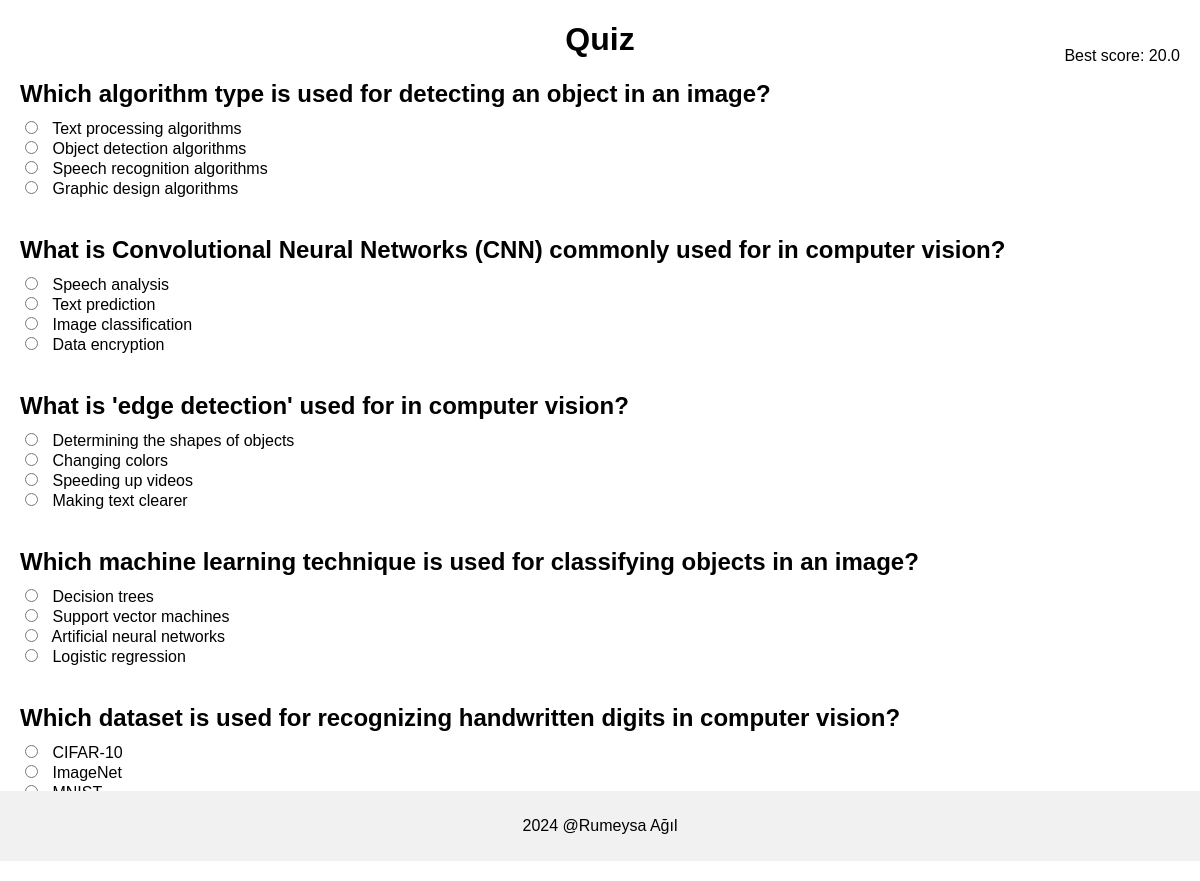
Before: / with the older database file.
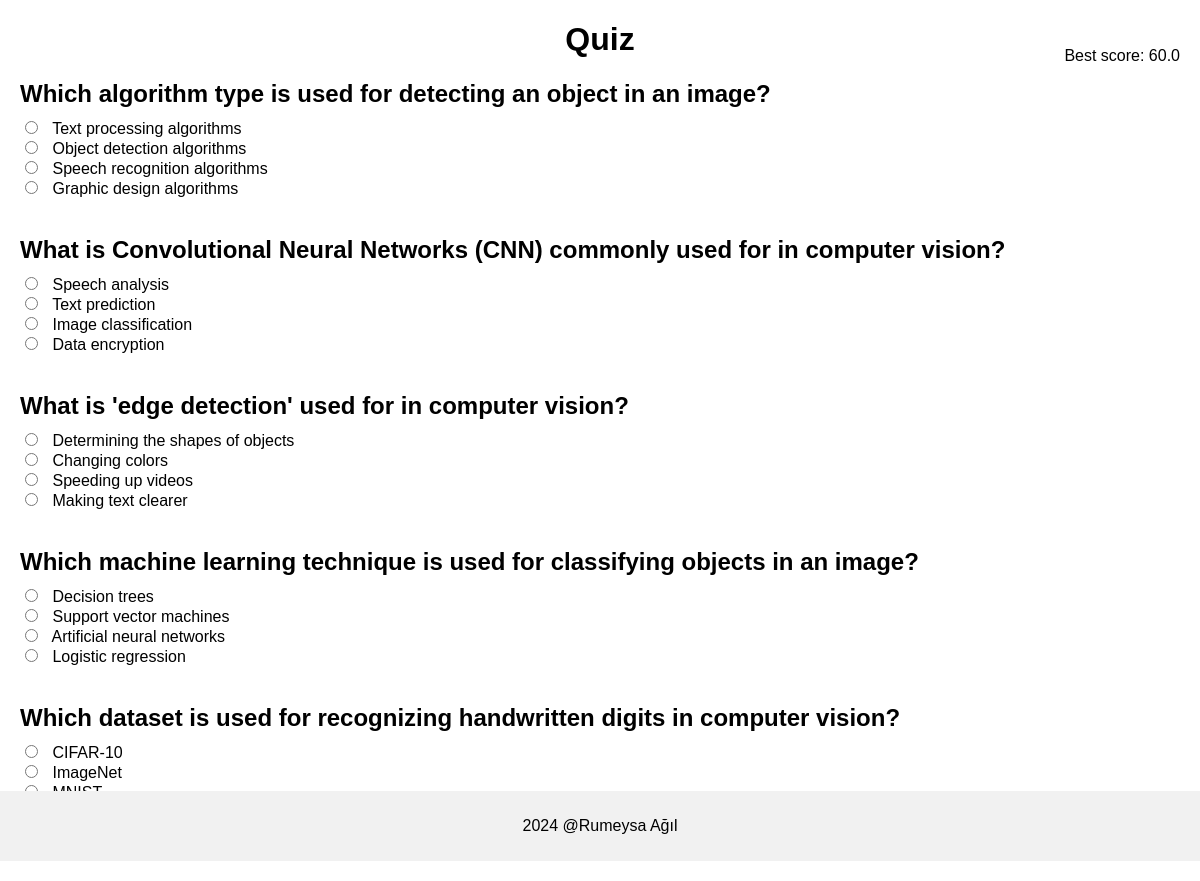
After: the same page with the newer database file.
### app.py (models this page shows, shortened)
class Score(db.Model):
    id = db.Column(db.Integer, primary_key=True)
    correct_count = db.Column(db.Integer, nullable=False)
    total_score = db.Column(db.Float, nullable=False)

class Question(db.Model):
    id = db.Column(db.Integer, primary_key=True)
    question = db.Column(db.Text, nullable=False)
    option1 = db.Column(db.Text, nullable=False)
    option2 = db.Column(db.Text, nullable=False)
    option3 = db.Column(db.Text, nullable=False)
    option4 = db.Column(db.Text, nullable=False)
    correct_option = db.Column(db.Integer, nullable=False)

### app.py (the view)
@app.route('/')
def quiz():
    questions_list = Question.query.all()
    highest_score = Score.query.order_by(Score.total_score.desc()).first()
    return render_template("quiz.html", questions_list = questions_list, highest_score=highest_score)

### templates/quiz.html (shortened to what this page needs)
<!DOCTYPE html>
<html lang="en">
<head>
    <link rel="stylesheet" href="static/styles.css">
</head>
<body>
    <h1>Quiz</h1>
    <div id="score">
        <p>Best score: {{ highest_score.total_score if highest_score else 'No score yet' }}</p>
    </div>
    <form action="/submitquiz" method="post">
        {% for question in questions_list %}
            <div>
                <h2>{{ question.question }}</h2>
                <input type="radio" name="{{ question.id }}" value="1" required> {{ question.option1 }}<br>
                <input type="radio" name="{{ question.id }}" value="2" required> {{ question.option2 }}<br>
                <input type="radio" name="{{ question.id }}" value="3" required> {{ question.option3 }}<br>
                <input type="radio" name="{{ question.id }}" value="4" required> {{ question.option4 }}<br>
            </div>
            <br>
        {% endfor %}
    </form>
    <footer>
        <p>2024 @Rumeysa Ağıl</p>
    </footer>
</body>
</html>

### static/styles.css (style rules this page uses)
body { position: relative; min-height: 100vh; margin: 0; padding: 0; font-family: Arial, sans-serif; }
#score { position: absolute; top: 10px; right: 20px; }
footer { position: absolute; bottom: 0; left: 0; right: 0; text-align: center; padding: 10px; background-color: #f1f1f1; }
form { margin: 20px; }
h2 { margin-bottom: 10px; }
input[type="radio"] { margin-right: 10px; }
h1 { text-align: center; }

Changed rows visible on the page:
changed Score: total_score "20.0" → "60.0"
